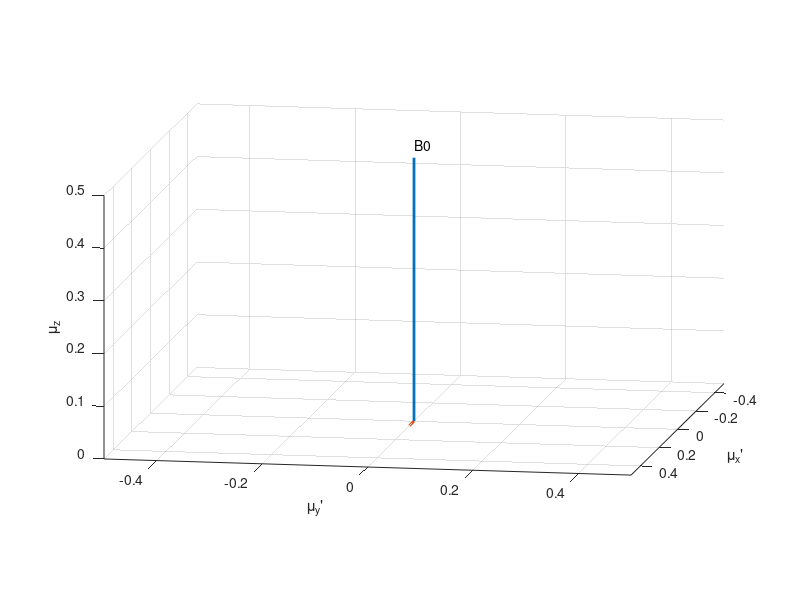

Write MATLAB code to recreate this figure. (Note: this script raises an error after producing the figure.)
%Question 4
%Free induction decay

clear all
close all
% video = VideoSetup('Q4_part1_rot_frame');
% video.open();
%B1 precession into transverse plane in rotating frame

mu=0.5;
theta=0;
phi=pi./2;
vecMu = mu*[cos(phi)*sin(theta) sin(phi)*sin(theta) cos(theta)]';
noOfSteps = 200;

B1=mu.*0.1.*[1 0 0];

h=figure;
h1=subplot(1,1,1);
hold on;
axis equal;
view(100, 10);
xlabel('\mu_x''');
ylabel('\mu_y''');
zlabel('\mu_z');
xlim([-0.5 0.5]);
ylim([-0.5 0.5]);
zlim([0 0.5]);
grid on;

B0=[0 0 mu];
plot3([0 B0(1)], [0 B0(2)],...
     [0 B0(3)], 'Linestyle', '-', 'LineWidth', 2);
hold on
plot3([0 B1(1)], [0 B1(2)],...
     [0 B1(3)], 'Linestyle', '-', 'LineWidth', 2);
 hold on

labelPosition=1.05*B0;
label='B0';
text(labelPosition(1),labelPosition(2),labelPosition(3),label);
% VideoAddFrame(video, h);
for i=1:noOfSteps
    
    t_from_start=2.5.*i./200;
    theta=pi./(noOfSteps.*2);
    [vecMu(1),vecMu(2),vecMu(3)]=x_rotation(vecMu(1),vecMu(2),vecMu(3),theta);
    
    plotSpin3(h1, vecMu);
    
    pause(0.005);
    title(['time=',num2str(t_from_start,'%.1f'),'ms']);
%     VideoAddFrame(video, h);
end
%%
hold on

 plot3([0 B1(1)], [0 B1(2)],...
     [0 B1(3)], 'color','w', 'Linestyle', '-', 'LineWidth', 2);
 hold on

theta=pi./2;
phi=pi./2;

vecMu = mu*[cos(phi)*sin(theta) sin(phi)*sin(theta) cos(theta)]';
vecMu0=vecMu;

noOfSteps = 500;
w0=(2./3).*pi;
w=0;

T1=10;
T2=5;
t=linspace(0,3.*T1,noOfSteps);


for i=0:noOfSteps-1
    
    t_from_start=2.5+t(i+1);
    
    plotSpin3(h1, vecMu);
    
    vecMu(1)=exp(-t(i+1)./T2).*((vecMu0(1).*cos(w.*t(i+1)))+(vecMu0(2).*sin(w.*t(i+1))));
    vecMu(2)=exp(-t(i+1)./T2).*((vecMu0(2).*cos(w.*t(i+1)))-(vecMu0(1).*sin(w.*t(i+1))));
    vecMu(3)=(vecMu0(3).*(exp(-t(i+1)./T1)))+mu.*(1-exp(-t(i+1)./T1));  
    
    pause(0.0005);
    title(['time=',num2str(t_from_start,'%.1f'),'ms']);
%     VideoAddFrame(video, h);
end
% video.close();

